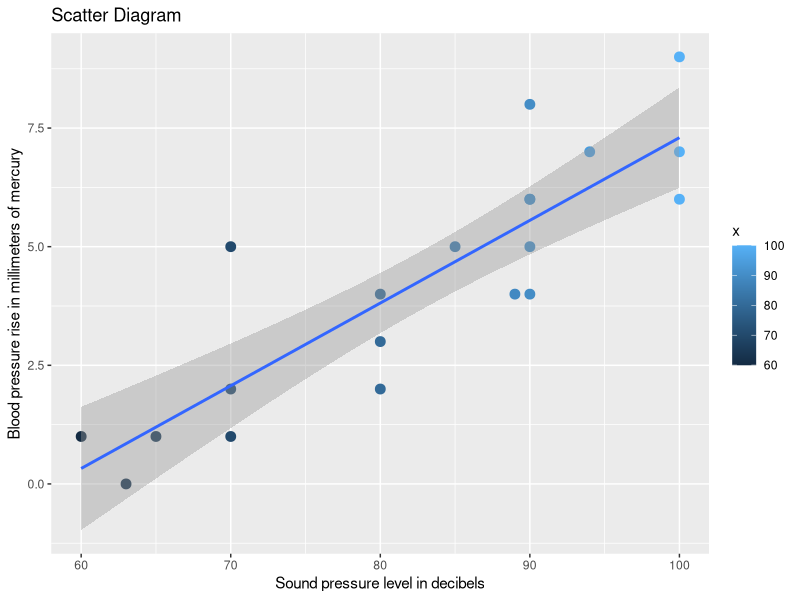

Write R code to recreate this figure.
## ---- chunk 1
x=c(60,63,65,70,70,70,80,90,80,80,85,89,90,90,90,90,94,100,100,100) 
y=c(1,0,1,2,5,1,4,6,2,3,5,4,6,8,4,5,7,9,7,6)
TPS145= data.frame(x,y)
TPS145
## ---- chunk 2
library(ggplot2)
scatter145=ggplot(data=TPS145, aes(x,y,colour=x)) +   
  geom_point() 
scatter145 = scatter145+ geom_point(size=2) +  
  xlab("Sound pressure level in decibels") +  
  ylab("Blood pressure rise in millimeters of mercury") +   
  ggtitle("Scatter Diagram ")
scatter145=scatter145+ geom_point(size=3) + 
  xlab("Sound pressure level in decibels") +  
  ylab("Blood pressure rise in millimeters of mercury")+ 
  ggtitle("Scatter Diagram")+ 
  geom_smooth(method = "lm")

scatter145
## ---- chunk 3
x_values=c(60,63,65,70,70,70,80,90,80,80,85,89,90,90,90,90,94,100,100,100) 
y_values=c(1,0,1,2,5,1,4,6,2,3,5,4,6,8,4,5,7,9,7,6)
x_minus_mean=c(-22.8,-19.8,-17.8,-12.8,-12.8,-12.8,-2.8,7.2,-2.8,-2.8,2.2,6.2,7.2,7.2,7.2,7.2,11.2,17.2,17.2,17.2)
x_minus_mean_squared=c(519.84,392.04,316.84,163.84,163.84,163.84,7.84,51.84,7.84,7.84,4.84,38.44,51.84,51.84,51.84,51.84,125.44,295.84,295.84,295.84)
x_mins_mean_squared_x_y=c(-22.8,0,-17.8,-25.6,-64,-12.8,-11.2,43.2,-5.6,-8.4,11,24.8,43.2,57.6,28.8,36,78.4,154.8,120.4,103.2)
TPS146= data.frame(x_values,y_values,x_minus_mean,x_minus_mean_squared,x_mins_mean_squared_x_y)
TPS146
## ---- chunk 4
y_values=c(1,0,1,2,5,1,4,6,2,3,5,4,6,8,4,5,7,9,7,6)
y_minus_mean=c(-3.3,-4.3,-3.3,-2.3,0.7,-3.3,-0.3,1.7,-2.3,-1.3,0.7,-0.3,1.7,3.7,-0.3,0.7,2.7,4.7,2.7,1.7)
y_minus_mean_squared=c(10.89,18.49,10.89,5.29,0.49,10.89,0.09,2.89,5.29,1.69,0.49,0.09,2.89,13.69,0.09,0.49,7.29,22.09,7.29,2.89)

TPS147= data.frame(y_values,y_minus_mean,y_minus_mean_squared)
TPS147
## ---- chunk 5
Brightness_percent=c(54,61,65,100,100,100,50,57,54) 
Contrast_percent=c(56,80,70,50,65,80,25,35,26)
Useful_range=c(96,50,50,112,96,80,155,144,255)
TPS146= data.frame(Brightness_percent,Contrast_percent,Useful_range)
TPS146
